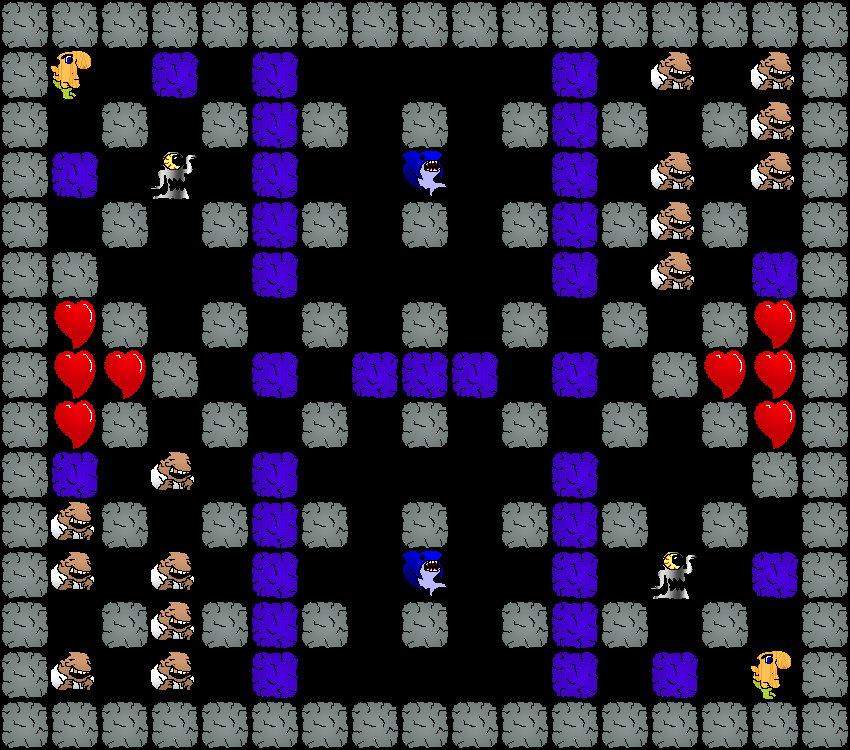

A 2D game scene composited from a Tiled map and its tileset images. What follows is a short description and the map's XML, with each tile layer's data collapsed to a summary:
An orthogonal 17x15 tile map with 50x50 px tiles, 1 tile layer (Action).

<map version="1.0" orientation="orthogonal" width="17" height="15" tilewidth="50" tileheight="50">
 <tileset firstgid="1" name="Tileset" tilewidth="50" tileheight="50">
  <image source="Tileset.png" width="150" height="200" />
  <tile id="0">
   <properties>
    <property name="Type" value="Soldier" />
   </properties>
  </tile>
  <tile id="1">
   <properties>
    <property name="Type" value="FireLizard" />
   </properties>
  </tile>
  <tile id="2">
   <properties>
    <property name="Type" value="Heart" />
   </properties>
  </tile>
  <tile id="3">
   <properties>
    <property name="Type" value="Sentry" />
   </properties>
  </tile>
  <tile id="4">
   <properties>
    <property name="Type" value="Turret" />
   </properties>
  </tile>
  <tile id="5">
   <properties>
    <property name="Type" value="Shark" />
   </properties>
  </tile>
  <tile id="6">
   <properties>
    <property name="Type" value="BreakableBlock" />
   </properties>
  </tile>
  <tile id="7">
   <properties>
    <property name="Type" value="Block" />
   </properties>
  </tile>
  <tile id="8">
   <properties>
    <property name="Type" value="Gangster" />
   </properties>
  </tile>
  <tile id="9">
   <properties>
    <property name="Type" value="Player" />
   </properties>
  </tile>
  <tile id="11">
   <properties>
    <property name="Type" value="StorBot" />
   </properties>
  </tile>
 </tileset>
 <layer name="Action" width="17" height="15">
  <properties>
   <property name="ColorValue0" value="25" />
   <property name="ColorValue1" value="225" />
   <property name="ColorValue2" value="100" />
   <property name="ColorValue3" value="100" />
  </properties>
  <data>[255 cells, 165 non-empty, 7 distinct tile ids]</data>
 </layer>
</map>
